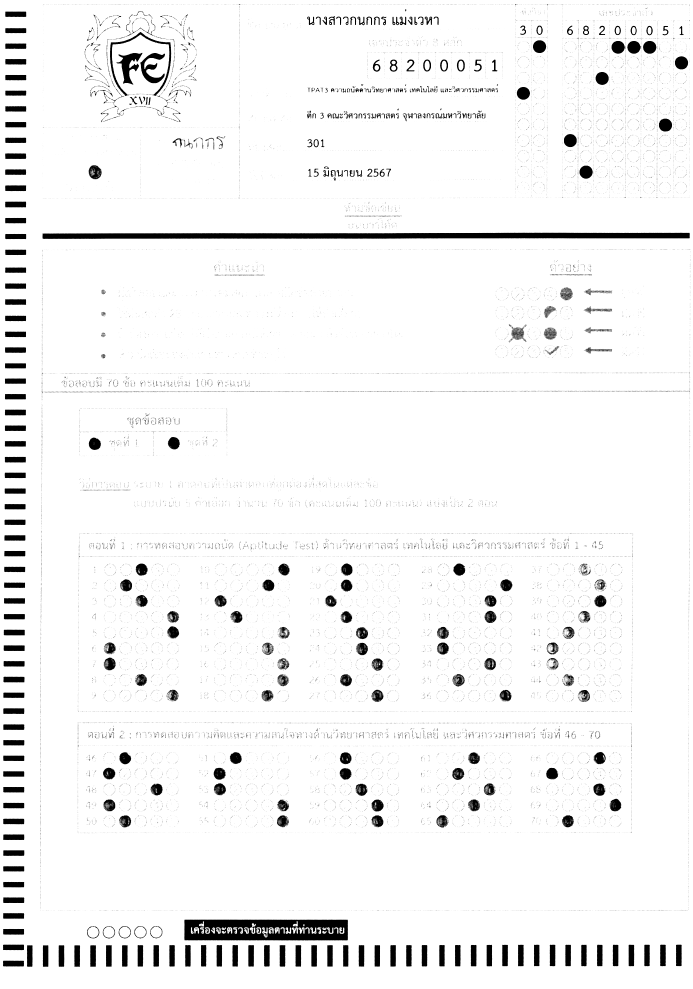
#> input picture For_Fest_Users/Solution/01.png, 2079 x 2965 px (shown at 1/3 size)
$ python -i READ_IMG.py   (imports and definitions only)
#> lines starting #> are read from the running program, lines starting #| are printed output that depends on the picture; after the words box and inside, x2 and y2 are one past the last pixel; in counts of white or black regions, pixels touching at a corner belong together
### For_Fest_Users/pos_det.py
import cv2
# -------------------------------------- #
def sort_Detector_position(Detector):
    XY = sorted(Detector)
    idx = 0
    for i in range(1, len(XY)):
        if XY[i][0] - XY[i-1][0] >= 10:
            idx = i
            break
    # print(idx)
    return XY[idx:], sorted(XY[0:idx], key = lambda x: x[1])

def IsDetector(Rect_edge, cnts, img):
    for e in Rect_edge:
        X1, Y1 = e[0]
        X2, Y2 = e[1]
        IN = True
        for p in cnts:
            xi, yi = p[0]
            if not (X1 <= xi <= X2 and Y1 <= yi <= Y2):
                IN = False
                break
        if IN:
            return True
    return False
# -------------------------------------------- #

### For_Fest_Users/READ_IMG.py
import cv2
import pos_det
# ------------------------------------------------------------------------------------------------------------------ #
def get_XY_Detector_and_imgThes(FILENAME):
#> called with FILENAME = 'Solution/01.png'
    img = cv2.imread(FILENAME)
#> img is the input picture: shape (2965, 2079, 3); min 0, max 255, mean 243

    # Pre processesing
    ratio = 538 / img.shape[1]
#> ratio = 0.259
    h, w = int(img.shape[0] * ratio), int(img.shape[1] * ratio)
#> h = 767; w = 538
    img = cv2.resize(img, (w, h), interpolation = cv2.INTER_AREA)
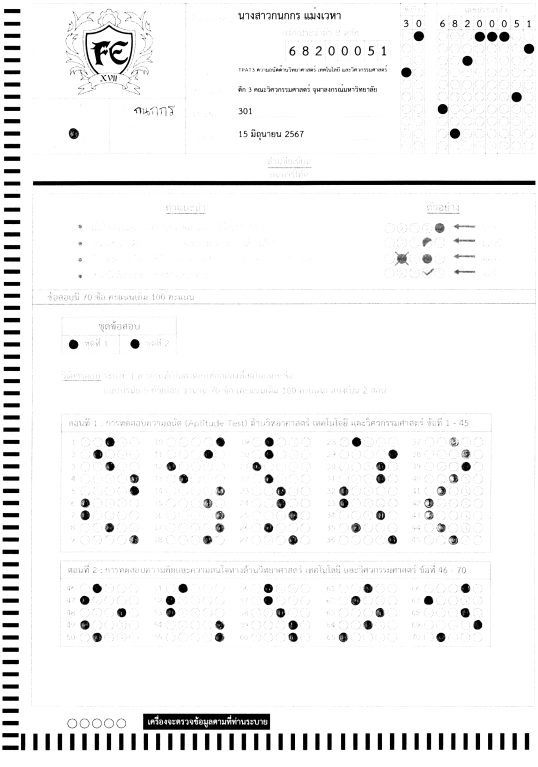
#> img: shape (767, 538, 3); min 0, max 255, mean 243
    imgGray = cv2.cvtColor(img, cv2.COLOR_BGR2GRAY)
    _, imgThres = cv2.threshold(imgGray, 230, 255, cv2.THRESH_BINARY_INV) # 230 if use 60% paper
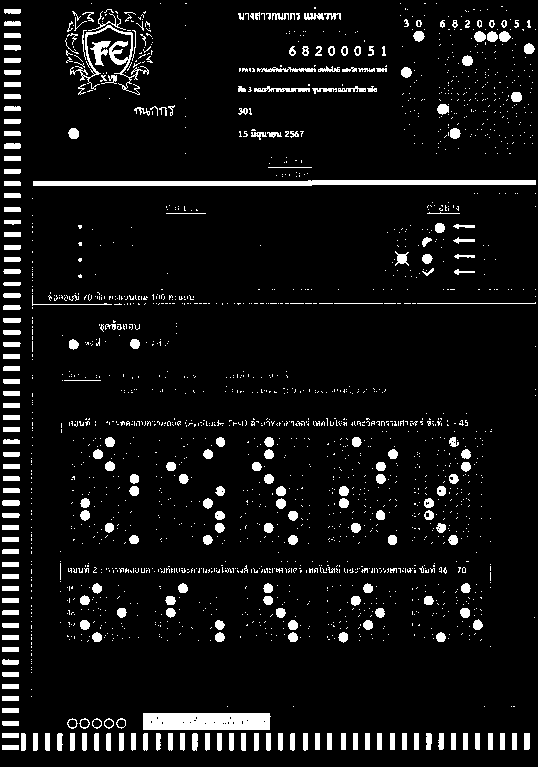
#> imgThres: shape (767, 538); 7.1% white; 1987 white regions (1715 under 20 px)


    # Contours
    contours, hierarchy = cv2.findContours(imgThres, cv2.RETR_TREE, cv2.CHAIN_APPROX_SIMPLE)
#> contours = 2086 contours, 1843 with area under 20; largest, box (x1, y1, x2, y2) and area: (143, 713, 271, 730) 2017, (33, 180, 536, 186) 2011, (70, 25, 149, 95) 472, (90, 41, 111, 66) 200, (254, 86, 310, 92) 118

    Rect_edge = [[(0, 0), (30, 760)], [(0, 730), (540,760)]]
    # draw Rect_edge on img
    cv2.rectangle(img, Rect_edge[0][0], Rect_edge[0][1], (0, 0, 255), 1)
    cv2.rectangle(img, Rect_edge[1][0], Rect_edge[1][1], (0, 0, 255), 1)
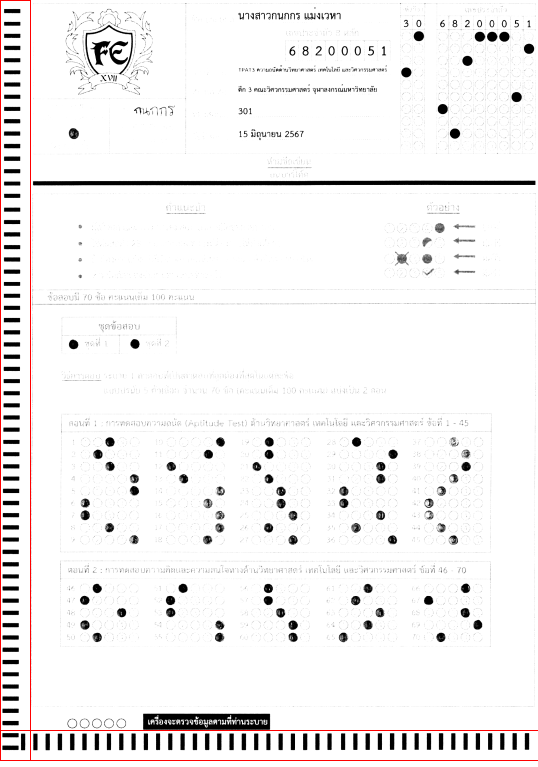
#> img: shape (767, 538, 3); mean B, G, R 241.3, 241.3, 243

    '''for edge in Rect_edge:
        cv2.rectangle(img, edge[0], edge[1], (0, 0, 255), 2)
    cv2.imshow('Rect_edge', img)
    cv2.waitKey(0)'''

    XY = [cv2.boundingRect(cnts) for cnts in contours if pos_det.IsDetector(Rect_edge, cnts, img)]
#> XY = 103 items, first 6: (2, 745, 17, 5), (524, 733, 6, 17), (512, 733, 5, 17), (500, 733, 5, 17), (488, 733, 5, 17), (475, 733, 5, 17)
    X_axis_detector, Y_axis_detector = pos_det.sort_Detector_position(XY)
#> in sort_Detector_position, `XY = sorted(Detector)`: XY = 103 items, first 6: (2, 500, 18, 6), (2, 513, 18, 5), (2, 525, 17, 5), (2, 537, 17, 5), (2, 549, 17, 5), (2, 562, 17, 5)
#> the loop in sort_Detector_position, `for i in range(1, len(XY)):` made 61 passes
#> idx on pass 61: 61
#> X_axis_detector = 42 items, first 6: (21, 733, 5, 18), (33, 733, 5, 18), (45, 733, 5, 18), (57, 733, 6, 18), (70, 733, 5, 18), (82, 733, 5, 18); Y_axis_detector = 61 items, first 6: (4, 9, 17, 5), (4, 21, 17, 5), (4, 33, 17, 5), (4, 45, 17, 6), (4, 58, 17, 5), (4, 70, 17, 5)
    for idx, (x, y, w, h) in enumerate(X_axis_detector):
        cv2.rectangle(img, (x, y), (x + w, y + h), (0 + int(idx/len(XY) * 255), 255 - int(idx/len(XY) * 255), 0), 2)
#> this loop made 42 passes
#> (x, w, h) on passes 1 to 12: (21, 5, 18), (33, 5, 18), (45, 5, 18), (57, 6, 18), (70, 5, 18), (82, 5, 18), (94, 5, 18), (106, 5, 18), (119, 5, 18), (131, 5, 18), (143, 5, 18), (156, 5, 18)
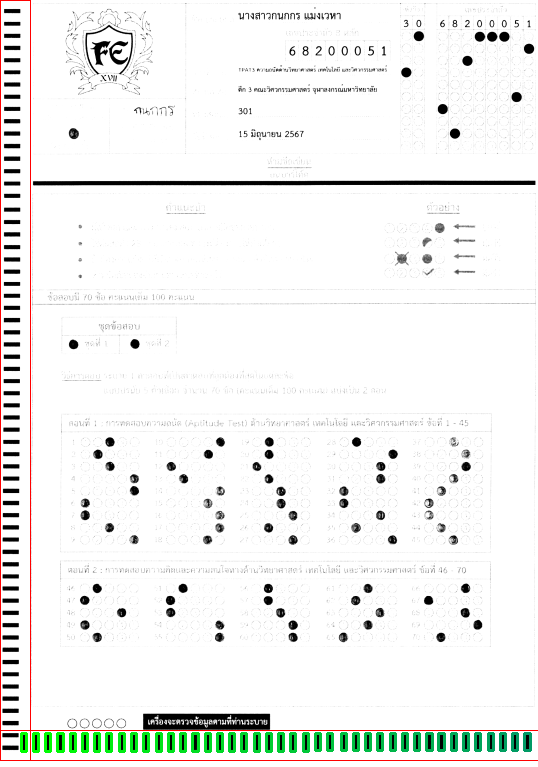
#> img: shape (767, 538, 3); 1.34% of pixels changed, all inside (x1, y1, x2, y2) = (20, 732, 532, 753)
    for idx, (x, y, w, h) in enumerate(Y_axis_detector):
        cv2.rectangle(img, (x, y), (x + w, y + h), (0 + int(idx/len(XY) * 255), 255 - int(idx/len(XY) * 255), 0), 2)
#> this loop made 61 passes
#> (x, y, w, h) on passes 1 to 12: (4, 9, 17, 5), (4, 21, 17, 5), (4, 33, 17, 5), (4, 45, 17, 6), (4, 58, 17, 5), (4, 70, 17, 5), (4, 82, 17, 5), (4, 94, 17, 5), (4, 106, 17, 5), (4, 119, 17, 5), (4, 131, 17, 5), (4, 143, 17, 6)
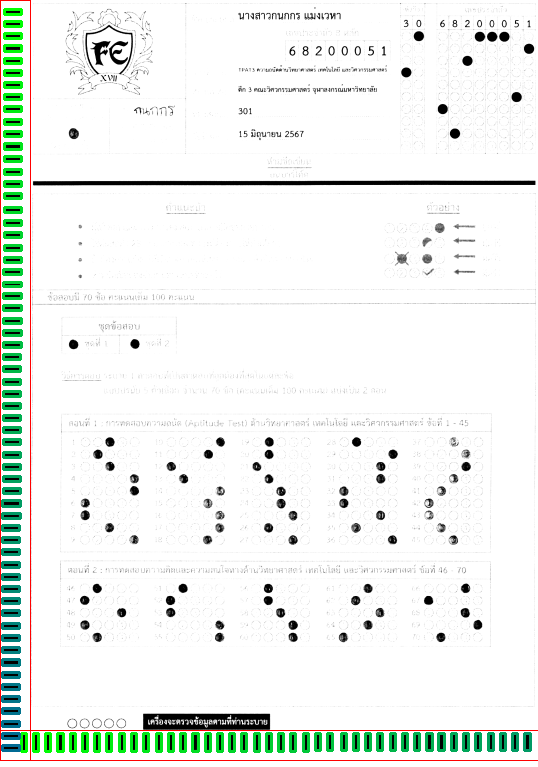
#> img: shape (767, 538, 3); 1.91% of pixels changed, all inside (x1, y1, x2, y2) = (1, 8, 23, 752)
    cv2.imshow(FILENAME, img)
    cv2.waitKey(0)
    cv2.destroyAllWindows()

    return X_axis_detector, Y_axis_detector, imgThres, img
# ------------------------------------------------------------------------------------------------------------------ #

>>> result = get_XY_Detector_and_imgThes('Solution/01.png')

$ run again, on For_Fest_Users/Solution/1.png
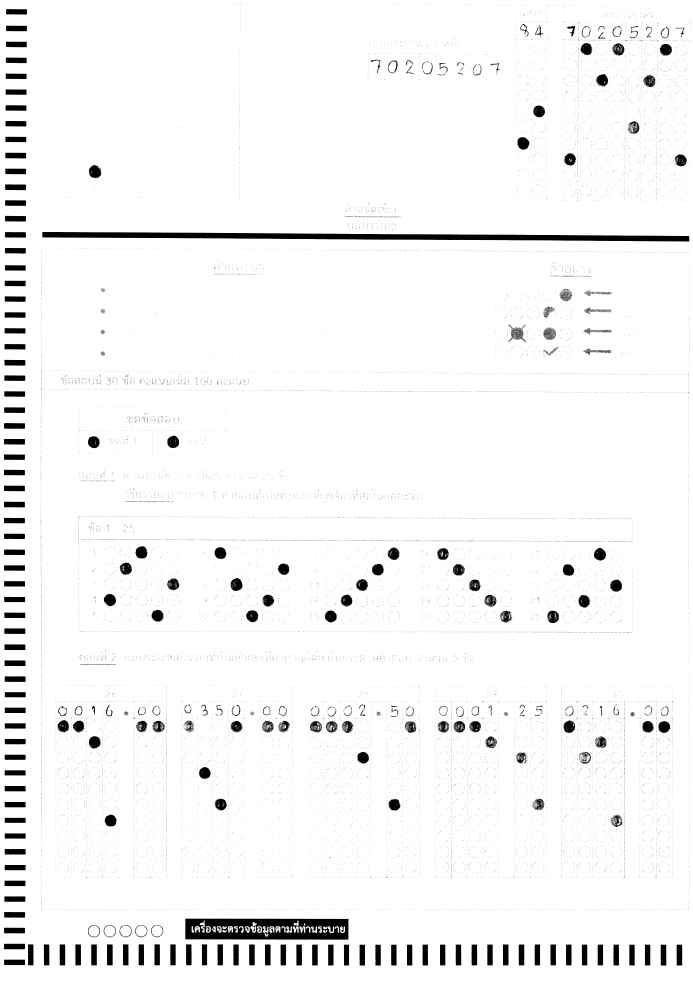
#> input picture For_Fest_Users/Solution/1.png, 2079 x 2965 px (shown at 1/3 size)
#> in get_XY_Detector_and_imgThes, img is the input picture: shape (2965, 2079, 3); min 0, max 255, mean 244.7
#> in get_XY_Detector_and_imgThes, `_, imgThres = cv2.threshold(imgGray, 230, 255, cv2.THRESH_BINARY_INV)`:
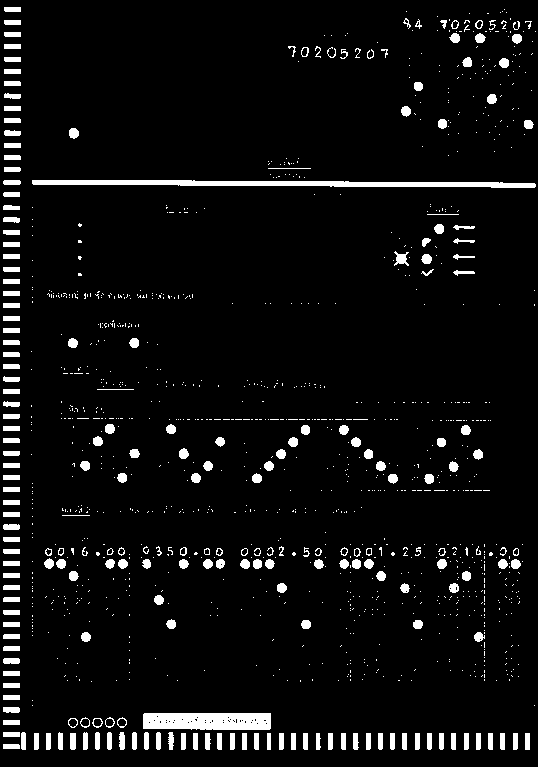
#> imgThres: shape (767, 538); 5.4% white; 1211 white regions (980 under 20 px)
#> contours = 1274 contours, 1051 with area under 20; largest, box (x1, y1, x2, y2) and area: (32, 180, 536, 188) 2052, (143, 713, 271, 730) 1974, (394, 251, 409, 266) 94, (70, 733, 76, 750) 79, (3, 658, 20, 664) 77
#> in get_XY_Detector_and_imgThes, `XY = [cv2.boundingRect(cnts) for cnts in contours if pos_det.IsDetecto..`: XY = 103 items, first 6: (3, 744, 17, 5), (525, 733, 5, 17), (513, 733, 5, 17), (500, 733, 5, 17), (488, 733, 5, 17), (476, 733, 5, 17)
#> in sort_Detector_position, `XY = sorted(Detector)`: XY = 103 items, first 6: (3, 180, 18, 5), (3, 192, 17, 5), (3, 205, 17, 5), (3, 217, 17, 6), (3, 230, 17, 5), (3, 242, 17, 5)
#> the loop in sort_Detector_position, `for i in range(1, len(XY)):` made 61 passes
#> idx on pass 61: 61
#> X_axis_detector = 42 items, first 6: (21, 732, 5, 18), (34, 733, 5, 17), (46, 733, 5, 17), (58, 732, 5, 18), (70, 733, 6, 17), (83, 732, 5, 18); Y_axis_detector = 61 items, first 6: (4, 7, 17, 5), (4, 20, 17, 5), (4, 32, 17, 5), (4, 44, 17, 5), (4, 57, 17, 5), (4, 69, 17, 5)
#> the loop in get_XY_Detector_and_imgThes, `for idx, (x, y, w, h) in enumerate(X_axis_detector):` made 42 passes
#> the loop in get_XY_Detector_and_imgThes, `for idx, (x, y, w, h) in enumerate(Y_axis_detector):` made 61 passes
#> after the loop in get_XY_Detector_and_imgThes, `for idx, (x, y, w, h) in enumerate(Y_axis_detector):`:
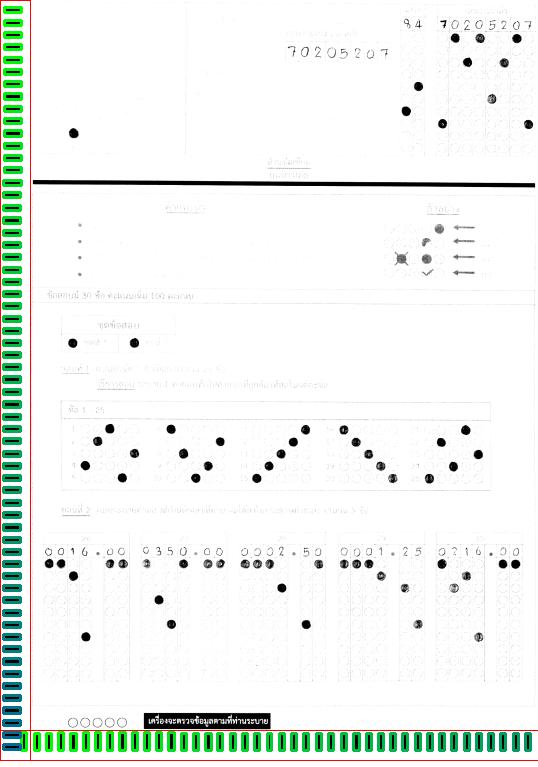
#> img: shape (767, 538, 3); mean B, G, R 239.3, 243.4, 238.9
